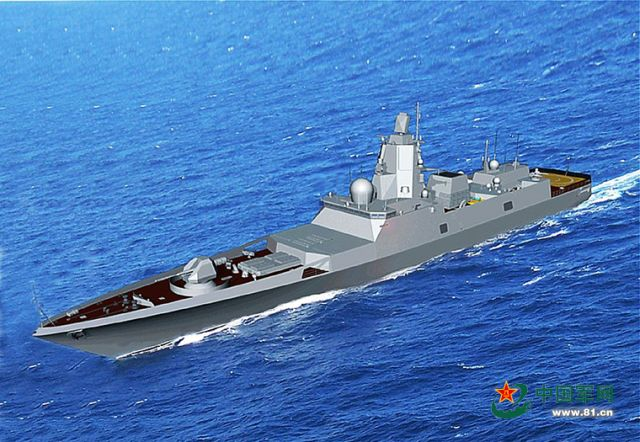
#> input picture Kmeans/photo4/10.jpg, 640 x 442 px, given in place of 0.jpg, which was not available
$ python KMeans_obj.py   (older library calls are emulated)
#> lines starting #> are read from the running program, lines starting #| are printed output that depends on the picture; pictures that were not available may be replaced by others from this repository, and a replacement may not be noted
import cv2
import os
import numpy as np
from PIL import Image
from pylab import *
import random
import datetime
starttime = datetime.datetime.now()
#from __future__ import division
##############################初始化各种信息
impath='D://python//lyh//photo4//' #数据集路径
m=20    #数据集的数量
n=64   #------------->设置图片大小
size=20 #拼接图片规格（每行多少个）
listx=[]#过渡数组，用来存放每类的拼接图片
X = []  # 用于存放图片的图像矩阵
A=[]
B=[]
C=[]
###############################
#图片预处理
def pretreatment(ima,n):
    ima = ima.resize((n,n),Image.ANTIALIAS) #统一图片大小
    ima=ima.convert('L')         #转化为灰度图像,参数改为RGB，就是三通道
    im=np.array(ima).flatten()  #压成一维数组
    return im

#读取图片
for i in range(m):
    image=Image.open(impath+str(i)+'.jpg')
#> image is the input picture: PIL image 640x442 RGB; mean R, G, B 70.7, 119.9, 184.7
    X.append(pretreatment(image,n))
#> in pretreatment, `ima = ima.resize((n,n),Image.ANTIALIAS)`:
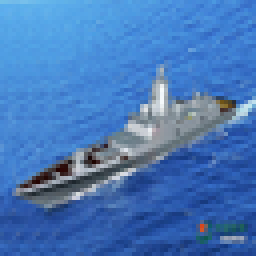
#> ima: PIL image 64x64 RGB (shown 4 times larger); mean R, G, B 70.6, 119.9, 184.7
#> in pretreatment, `ima=ima.convert('L')`:
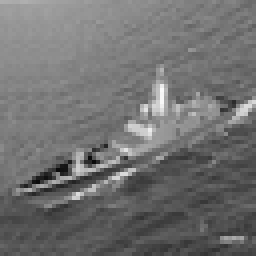
#> ima: PIL image 64x64 L (shown 4 times larger); min 10, max 249, mean 112.6
#> in pretreatment, `im=np.array(ima).flatten()`: im = 4096 values, max 249 at index 1448, min 10 at index 2583, mean 112.6
#> pass 2 of the loop `for i in range(m):`:
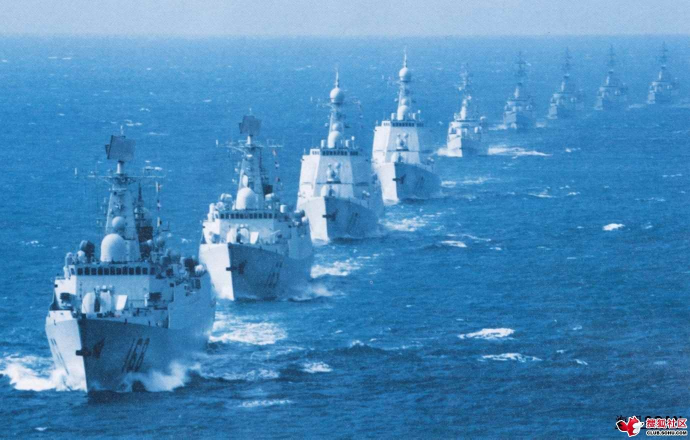
#> input picture Kmeans/photo4/12.jpg, 1380 x 879 px, given in place of 1.jpg, which was not available (shown at 1/2 size)
#> image is the input picture: PIL image 1380x879 RGB; mean R, G, B 72.8, 137.8, 187.2
#> in pretreatment (call 2), `ima = ima.resize((n,n),Image.ANTIALIAS)`:
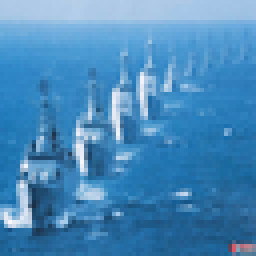
#> ima: PIL image 64x64 RGB (shown 4 times larger); mean R, G, B 72.8, 137.8, 187.2
#> in pretreatment (call 2), `ima=ima.convert('L')`:
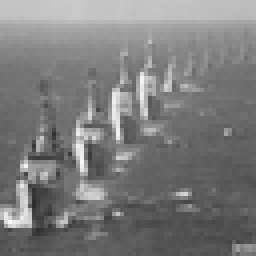
#> ima: PIL image 64x64 L (shown 4 times larger); min 43, max 249, mean 124
#> im = 4096 values, max 249 at index 3522, min 43 at index 3272, mean 124
#> (the run stopped early here; a loop or call above may not have finished)
